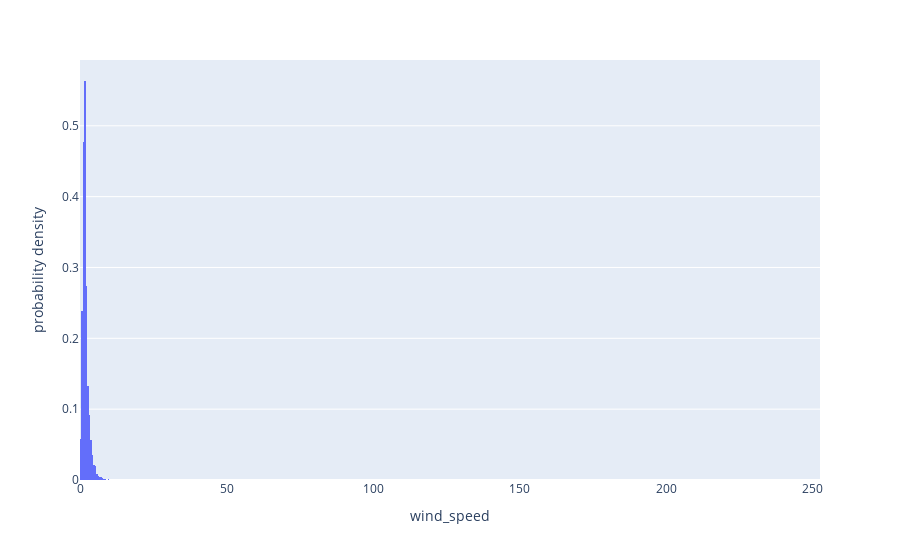

The notebook cell saved with this chart:
### Code cell
import plotly.express as px

fig = px.histogram(train, x='wind_speed', histnorm='probability density')
fig.show()

### Figure 1 — Plotly figure (JSON) as saved in the notebook; plotly's stock layout.template omitted (floating-point values rounded to 4 significant figures; data arrays with more than 128 entries replaced by an {"elided": "..."} marker saying what was removed)
{"data": [{"alignmentgroup": "True", "bingroup": "x", "histnorm": "probability density", "hovertemplate": "wind_speed=%{x}<br>probability density=%{y}<extra></extra>", "legendgroup": "", "marker": {"color": "#636efa", "pattern": {"shape": ""}}, "name": "", "offsetgroup": "", "orientation": "v", "showlegend": false, "type": "histogram", "x": {"elided": "7464 float values"}, "xaxis": "x", "yaxis": "y"}], "layout": {"barmode": "relative", "legend": {"tracegroupgap": 0}, "margin": {"t": 60}, "xaxis": {"anchor": "y", "domain": [0, 1], "title": {"text": "wind_speed"}}, "yaxis": {"anchor": "x", "domain": [0, 1], "title": {"text": "probability density"}}}}
